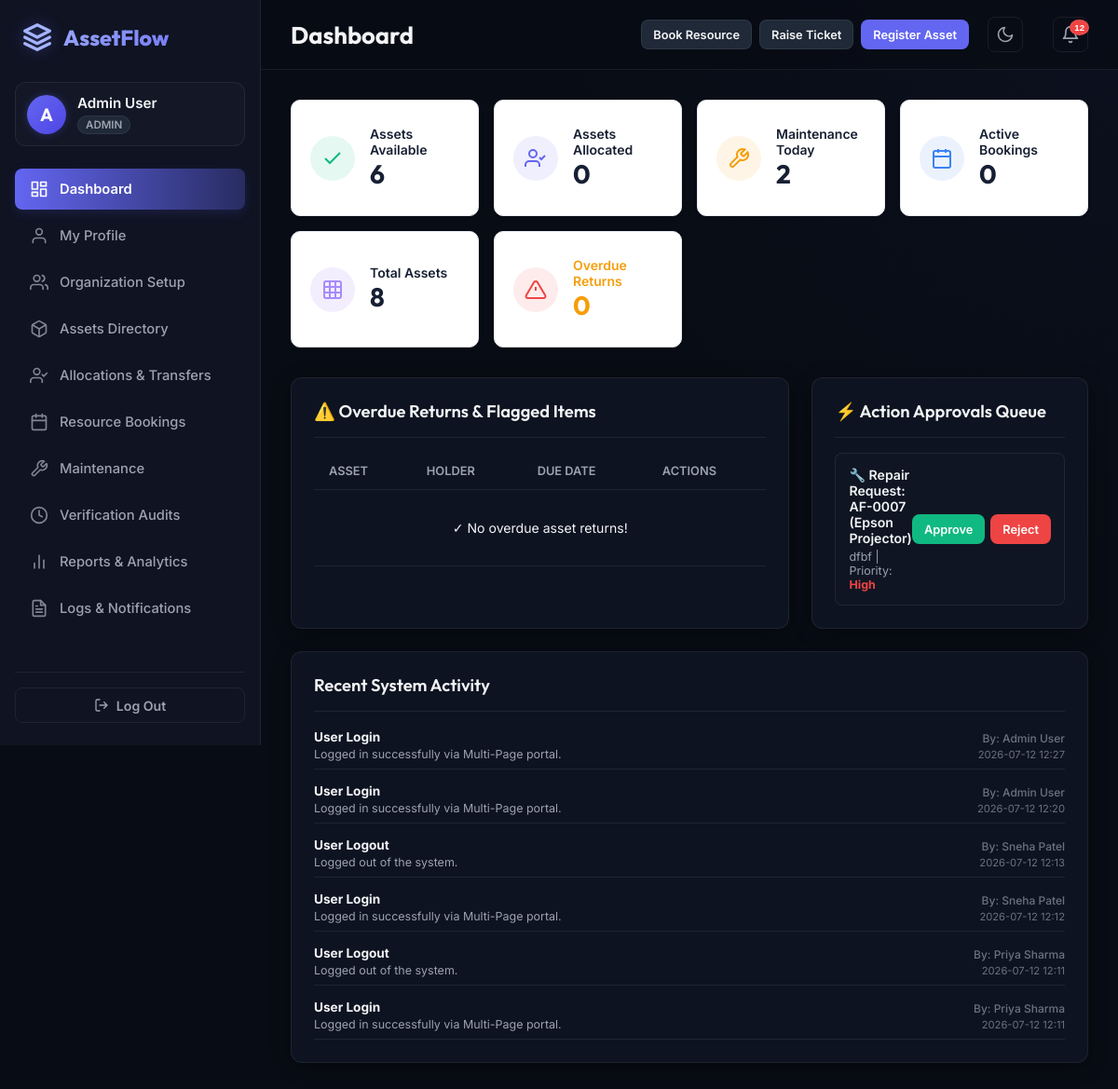
Page /dashboard.php (signed in) on the committed database.
### tables this page shows
CREATE TABLE `maintenance_requests` (
  `id` int(11) NOT NULL,
  `asset_id` int(11) NOT NULL,
  `reported_by` int(11) NOT NULL,
  `description` text NOT NULL,
  `priority` enum('Low','Medium','High','Critical') DEFAULT 'Medium',
  `photo_path` varchar(255) DEFAULT NULL,
  `status` enum('Pending','Approved','Rejected','Technician Assigned','In Progress','Resolved') DEFAULT 'Pending',
  `assigned_technician` varchar(100) DEFAULT NULL,
  `notes` text DEFAULT NULL,
  `created_at` timestamp NOT NULL DEFAULT current_timestamp(),
  `updated_at` timestamp NOT NULL DEFAULT current_timestamp() ON UPDATE current_timestamp()
);

CREATE TABLE `assets` (
  `id` int(11) NOT NULL,
  `name` varchar(100) NOT NULL,
  `category_id` int(11) NOT NULL,
  `tag` varchar(50) NOT NULL,
  `serial_number` varchar(100) NOT NULL,
  `acquisition_date` date NOT NULL,
  `acquisition_cost` decimal(10,2) NOT NULL,
  `condition_state` enum('New','Good','Fair','Poor','Damaged') DEFAULT 'Good',
  `location` varchar(100) NOT NULL,
  `is_shared` tinyint(1) DEFAULT 0,
  `status` enum('Available','Allocated','Reserved','Under Maintenance','Lost','Retired','Disposed') DEFAULT 'Available',
  `photo` varchar(255) DEFAULT NULL
);

CREATE TABLE `activity_logs` (
  `id` int(11) NOT NULL,
  `employee_id` int(11) DEFAULT NULL,
  `action` varchar(255) NOT NULL,
  `details` text DEFAULT NULL,
  `created_at` timestamp NOT NULL DEFAULT current_timestamp()
);

CREATE TABLE `employees` (
  `id` int(11) NOT NULL,
  `name` varchar(100) NOT NULL,
  `email` varchar(100) NOT NULL,
  `password` varchar(255) NOT NULL,
  `department_id` int(11) DEFAULT NULL,
  `role` enum('admin','asset_manager','dept_head','employee') DEFAULT 'employee',
  `status` enum('Active','Inactive') DEFAULT 'Active'
);

### dashboard.php (the view, shortened to what this page needs)
<?php
require_once 'header.php';
$db->query("
    UPDATE bookings
    SET status = 'Completed'
    WHERE status IN ('Upcoming', 'Ongoing')
    AND (
        booking_date < CURRENT_DATE()
        OR (booking_date = CURRENT_DATE() AND end_time <= CURRENT_TIME())
    )
");
$db->query("
    UPDATE bookings
    SET status = 'Ongoing'
    WHERE status = 'Upcoming'
    AND booking_date = CURRENT_DATE()
    AND start_time <= CURRENT_TIME()
    AND end_time > CURRENT_TIME()
");
if ($user_role === 'admin' || $user_role === 'asset_manager'):
    $kpis = [];
    $kpis['assets_available'] = $db->query("SELECT COUNT(*) FROM assets WHERE status = 'Available'")->fetchColumn();
    $kpis['assets_allocated'] = $db->query("SELECT COUNT(*) FROM assets WHERE status = 'Allocated'")->fetchColumn();
    $kpis['maintenance_today'] = $db->query("SELECT COUNT(*) FROM assets WHERE status = 'Under Maintenance'")->fetchColumn();
    $kpis['active_bookings'] = $db->query("SELECT COUNT(*) FROM bookings WHERE booking_date = CURRENT_DATE() AND status != 'Cancelled'")->fetchColumn();
    $kpis['total_assets'] = $db->query("SELECT COUNT(*) FROM assets")->fetchColumn();
    $kpis['overdue_returns'] = $db->query("SELECT COUNT(*) FROM allocations WHERE status = 'Overdue' OR (status = 'Active' AND expected_return_date < CURRENT_DATE())")->fetchColumn();
    $stmtOverdue = $db->query("
        SELECT a.id as asset_id, a.tag, a.name as asset_name, e.name as holder_name, e.email as holder_email, al.expected_return_date, al.id as allocation_id
        FROM allocations al
        JOIN assets a ON al.asset_id = a.id
        LEFT JOIN employees e ON al.employee_id = e.id
        WHERE al.status = 'Overdue' OR (al.status = 'Active' AND al.expected_return_date < CURRENT_DATE())
        ORDER BY al.expected_return_date ASC
    ");
    $overdue_items = $stmtOverdue->fetchAll();
    $maintenance_actions = $db->query("
        SELECT m.id, a.tag, a.name as asset_name, m.priority, m.description, m.created_at
        FROM maintenance_requests m
        JOIN assets a ON m.asset_id = a.id
        WHERE m.status = 'Pending'
    ")->fetchAll();
    $recent_activity = $db->query("
        SELECT al.*, e.name as employee_name
        FROM activity_logs al
        LEFT JOIN employees e ON al.employee_id = e.id
        ORDER BY al.created_at DESC
        LIMIT 6
    ")->fetchAll();
    ?>
    <section id="view-dashboard-admin" class="app-view">
        <div class="kpi-grid">
            <div class="kpi-card" onclick="window.location.href='assets.php?status=Available'">
                <div class="kpi-icon icon-available">
                    <svg width="24" height="24" viewBox="0 0 24 24" fill="none" stroke="currentColor" stroke-width="2"><polyline points="20 6 9 17 4 12"/></svg>
                </div>
                <div class="kpi-details">
                    <span class="kpi-title">Assets Available</span>
                    <h2 class="kpi-value"><?php echo $kpis['assets_available']; ?></h2>
                </div>
            </div>
            <div class="kpi-card" onclick="window.location.href='assets.php?status=Allocated'">
                <div class="kpi-icon icon-allocated">
                    <svg width="24" height="24" viewBox="0 0 24 24" fill="none" stroke="currentColor" stroke-width="2"><path d="M16 21v-2a4 4 0 0 0-4-4H5a4 4 0 0 0-4 4v2"></path><circle cx="9" cy="7" r="4"></circle><polyline points="16 11 18 13 22 9"></polyline></svg>
                </div>
                <div class="kpi-details">
                    <span class="kpi-title">Assets Allocated</span>
                    <h2 class="kpi-value"><?php echo $kpis['assets_allocated']; ?></h2>
                </div>
            </div>
            <div class="kpi-card" onclick="window.location.href='maintenance.php'">
                <div class="kpi-icon icon-maint">
                    <svg width="24" height="24" viewBox="0 0 24 24" fill="none" stroke="currentColor" stroke-width="2"><path d="M14.7 6.3a1 1 0 0 0 0 1.4l1.6 1.6a1 1 0 0 0 1.4 0l3.77-3.77a6 6 0 0 1-7.94 7.94l-6.91 6.91a2.12 2.12 0 0 1-3-3l6.91-6.91a6 6 0 0 1 7.94-7.94l-3.76 3.76z"></path></svg>
                </div>
                <div class="kpi-details">
                    <span class="kpi-title">Maintenance Today</span>
                    <h2 class="kpi-value"><?php echo $kpis['maintenance_today']; ?></h2>
                </div>
            </div>
            <div class="kpi-card" onclick="window.location.href='bookings.php'">
                <div class="kpi-icon icon-bookings">
                    <svg width="24" height="24" viewBox="0 0 24 24" fill="none" stroke="currentColor" stroke-width="2"><rect x="3" y="4" width="18" height="18" rx="2" ry="2"></rect><line x1="16" y1="2" x2="16" y2="6"></line><line x1="8" y1="2" x2="8" y2="6"></line><line x1="3" y1="10" x2="21" y2="10"></line></svg>
                </div>
                <div class="kpi-details">
                    <span class="kpi-title">Active Bookings</span>
                    <h2 class="kpi-value"><?php echo $kpis['active_bookings']; ?></h2>
                </div>
            </div>
            <div class="kpi-card" onclick="window.location.href='assets.php'">
                <div class="kpi-icon icon-transfers">
                </div>
                <div class="kpi-details">
                    <span class="kpi-title">Total Assets</span>
                    <h2 class="kpi-value"><?php echo $kpis['total_assets']; ?></h2>
                </div>
            </div>
            <div class="kpi-card border-warning-glow" onclick="window.location.href='assets.php?status=Lost'">
                <div class="kpi-icon icon-overdue">
                    <svg width="24" height="24" viewBox="0 0 24 24" fill="none" stroke="currentColor" stroke-width="2"><path d="M10.29 3.86L1.82 18a2 2 0 0 0 1.71 3h16.94a2 2 0 0 0 1.71-3L13.71 3.86a2 2 0 0 0-3.42 0z"></path><line x1="12" y1="9" x2="12" y2="13"></line><line x1="12" y1="17" x2="12.01" y2="17"></line></svg>
                </div>
                <div class="kpi-details">
                    <span class="kpi-title text-warning">Overdue Returns</span>
                    <h2 class="kpi-value text-warning"><?php echo $kpis['overdue_returns']; ?></h2>
                </div>
            </div>
        </div>
        <div class="dashboard-sections">
            <div class="dashboard-panel card-glow">
                <div class="panel-header">
                    <h3>⚠️ Overdue Returns & Flagged Items</h3>
                </div>
                <div class="panel-body">
                    <div class="table-responsive">
                        <table class="data-table">
                            <thead>
                                <tr>
                                    <th>Asset</th>
                                    <th>Holder</th>
                                    <th>Due Date</th>
                                    <th>Actions</th>
                                </tr>
                            </thead>
                            <tbody>
                                <?php if (empty($overdue_items)): ?>
                                    <tr><td colspan="4" class="empty-cell">✓ No overdue asset returns!</td></tr>
                                <?php endif; ?>
                            </tbody>
                        </table>
                    </div>
                </div>
            </div>
            <div class="dashboard-panel card-glow">
                <div class="panel-header">
                    <h3>⚡ Action Approvals Queue</h3>
                </div>
                <div class="panel-body">
                    <div class="approvals-queue">
                            <?php
                        foreach ($maintenance_actions as $ticket) {
                            ?>
                            <div class="approval-ticket">
                                <div class="approval-info">
                                    <h5>🔧 Repair Request: <?php echo htmlspecialchars($ticket['tag'] . ' (' . $ticket['asset_name'] . ')'); ?></h5>
                                    <p><?php echo htmlspecialchars($ticket['description']); ?> | Priority: <strong class="text-danger"><?php echo htmlspecialchars($ticket['priority']); ?></strong></p>
                                </div>
                                <div class="approval-actions">
                                    <button class="btn btn-success btn-sm btn-approve-maint" data-id="<?php echo $ticket['id']; ?>">Approve</button>
                                    <button class="btn btn-danger btn-sm btn-reject-maint" data-id="<?php echo $ticket['id']; ?>">Reject</button>
                                </div>
                            </div>
                            <?php
                        }
                        ?>
                    </div>
                </div>
            </div>
        </div>
        <div class="dashboard-panel card-glow" style="margin-top: 24px;">
            <div class="panel-header">
                <h3>Recent System Activity</h3>
            </div>
            <div class="panel-body">
                <div class="activity-feed-list" style="display: flex; flex-direction: column; gap: 12px;">
                    <?php if (empty($recent_activity)): ?>
                        <div class="empty-state">No recent activity logged.</div>
                    <?php else: ?>
                        <?php foreach ($recent_activity as $act): ?>
                            <div class="activity-feed-item" style="display: flex; justify-content: space-between; align-items: center; border-bottom: 1px solid var(--border-color); padding-bottom: 8px;">
                                <div>
                                    <strong style="color: var(--text-primary); font-size: 0.85rem;"><?php echo htmlspecialchars($act['action']); ?></strong>
                                    <p style="color: var(--text-secondary); font-size: 0.78rem; margin: 2px 0 0 0;"><?php echo htmlspecialchars($act['details']); ?></p>
                                </div>
                                <div style="text-align: right;">
                                    <span style="font-size: 0.75rem; color: var(--text-muted); font-weight: 500;">By: <?php echo htmlspecialchars($act['employee_name'] ?? 'System'); ?></span>
                                    <p style="font-size: 0.7rem; color: var(--text-muted); margin: 2px 0 0 0;"><?php echo htmlspecialchars(substr($act['created_at'], 0, 16)); ?></p>
                                </div>
                            </div>
                        <?php endforeach; ?>
                    <?php endif; ?>
                </div>
            </div>
        </div>
    </section>
<?php endif; ?>
<?php require_once 'footer.php'; ?>

### rows in the picture
maintenance_requests: asset.name "AF-0007 (Epson Projector)", description "dfbf", priority "High"
activity_logs: action "User Login", details "Logged in successfully via Multi-Page portal.", employee.name "Admin User", created_at "2026-07-12 12:27"
activity_logs: action "User Login", details "Logged in successfully via Multi-Page portal.", employee.name "Admin User", created_at "2026-07-12 12:20"
activity_logs: action "User Logout", details "Logged out of the system.", employee.name "Sneha Patel", created_at "2026-07-12 12:13"
activity_logs: action "User Login", details "Logged in successfully via Multi-Page portal.", employee.name "Sneha Patel", created_at "2026-07-12 12:12"
activity_logs: action "User Logout", details "Logged out of the system.", employee.name "Priya Sharma", created_at "2026-07-12 12:11"
activity_logs: action "User Login", details "Logged in successfully via Multi-Page portal.", employee.name "Priya Sharma", created_at "2026-07-12 12:11"

### other values in the picture
substr(htmlspecialchars($user_name), 0, 1) "A"
$user_name "Admin User"
str_replace('_', ' ', $user_role) "ADMIN"
str_replace(['.php', '_'], ['', ' '], ucwords($current_page)) "Dashboard"
$unread_count "12"
$kpis['assets_available'] "6"
$kpis['assets_allocated'] "0"
$kpis['maintenance_today'] "2"
$kpis['active_bookings'] "0"
$kpis['total_assets'] "8"
$kpis['overdue_returns'] "0"
